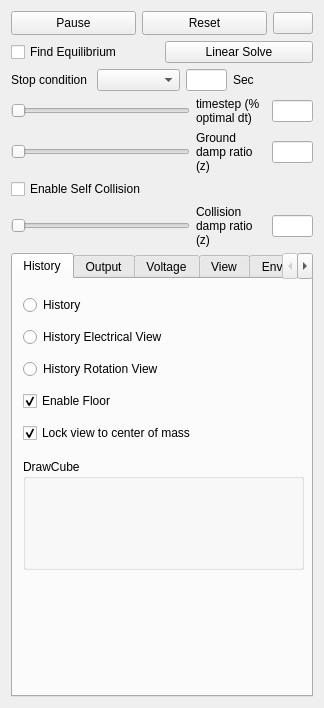
<?xml version="1.0" encoding="UTF-8"?>
<ui version="4.0">
 <class>PhysicsDialog</class>
 <widget class="QWidget" name="PhysicsDialog">
  <property name="geometry">
   <rect>
    <x>0</x>
    <y>0</y>
    <width>324</width>
    <height>708</height>
   </rect>
  </property>
  <property name="windowTitle">
   <string>Form</string>
  </property>
  <layout class="QVBoxLayout" name="verticalLayout_6">
   <item>
    <layout class="QHBoxLayout" name="horizontalLayout_6">
     <item>
      <widget class="QPushButton" name="PauseButton">
       <property name="minimumSize">
        <size>
         <width>0</width>
         <height>24</height>
        </size>
       </property>
       <property name="text">
        <string>Pause</string>
       </property>
      </widget>
     </item>
     <item>
      <widget class="QPushButton" name="ResetButton">
       <property name="minimumSize">
        <size>
         <width>0</width>
         <height>24</height>
        </size>
       </property>
       <property name="text">
        <string>Reset</string>
       </property>
      </widget>
     </item>
     <item>
      <widget class="QPushButton" name="RecordButton">
       <property name="sizePolicy">
        <sizepolicy hsizetype="Fixed" vsizetype="Fixed">
         <horstretch>0</horstretch>
         <verstretch>0</verstretch>
        </sizepolicy>
       </property>
       <property name="text">
        <string/>
       </property>
       <property name="icon">
        <iconset resource="../../VoxCad.qrc">
         <normaloff>:/Icons/assets/Icons/Record.png</normaloff>:/Icons/assets/Icons/Record.png</iconset>
       </property>
       <property name="checkable">
        <bool>true</bool>
       </property>
      </widget>
     </item>
    </layout>
   </item>
   <item>
    <layout class="QHBoxLayout" name="horizontalLayout_16">
     <item>
      <widget class="QCheckBox" name="UseEquilibriumCheck">
       <property name="toolTip">
        <string>Accelerates the simulation to find the equilibrium position quickly</string>
       </property>
       <property name="text">
        <string>Find Equilibrium</string>
       </property>
      </widget>
     </item>
     <item>
      <widget class="QPushButton" name="SolveButton">
       <property name="text">
        <string>Linear Solve</string>
       </property>
      </widget>
     </item>
    </layout>
   </item>
   <item>
    <layout class="QHBoxLayout" name="horizontalLayout_15">
     <item>
      <widget class="QLabel" name="label_11">
       <property name="sizePolicy">
        <sizepolicy hsizetype="Preferred" vsizetype="Preferred">
         <horstretch>0</horstretch>
         <verstretch>0</verstretch>
        </sizepolicy>
       </property>
       <property name="minimumSize">
        <size>
         <width>0</width>
         <height>0</height>
        </size>
       </property>
       <property name="maximumSize">
        <size>
         <width>80</width>
         <height>16777215</height>
        </size>
       </property>
       <property name="toolTip">
        <string>Percent of optimal timestep to run at. [0-1.0+]
Greater values speed up the simulation, but &gt;1.0
can be unstable.</string>
       </property>
       <property name="text">
        <string>Stop condition</string>
       </property>
       <property name="wordWrap">
        <bool>true</bool>
       </property>
      </widget>
     </item>
     <item>
      <widget class="QComboBox" name="StopSelectCombo">
       <property name="toolTip">
        <string>Sets a condition for auto-stopping the simulation</string>
       </property>
      </widget>
     </item>
     <item>
      <widget class="QLineEdit" name="StopValueEdit">
       <property name="enabled">
        <bool>true</bool>
       </property>
       <property name="sizePolicy">
        <sizepolicy hsizetype="Fixed" vsizetype="Fixed">
         <horstretch>0</horstretch>
         <verstretch>0</verstretch>
        </sizepolicy>
       </property>
       <property name="minimumSize">
        <size>
         <width>41</width>
         <height>0</height>
        </size>
       </property>
       <property name="maximumSize">
        <size>
         <width>41</width>
         <height>16777215</height>
        </size>
       </property>
       <property name="acceptDrops">
        <bool>false</bool>
       </property>
       <property name="toolTip">
        <string>The value of selected auto-stopping condition to trigger a stop.</string>
       </property>
      </widget>
     </item>
     <item>
      <widget class="QLabel" name="StopValueLabel">
       <property name="sizePolicy">
        <sizepolicy hsizetype="Preferred" vsizetype="Preferred">
         <horstretch>0</horstretch>
         <verstretch>0</verstretch>
        </sizepolicy>
       </property>
       <property name="minimumSize">
        <size>
         <width>0</width>
         <height>0</height>
        </size>
       </property>
       <property name="maximumSize">
        <size>
         <width>80</width>
         <height>16777215</height>
        </size>
       </property>
       <property name="toolTip">
        <string>Percent of optimal timestep to run at. [0-1.0+]
Greater values speed up the simulation, but &gt;1.0
can be unstable.</string>
       </property>
       <property name="text">
        <string>Sec</string>
       </property>
       <property name="wordWrap">
        <bool>true</bool>
       </property>
      </widget>
     </item>
    </layout>
   </item>
   <item>
    <layout class="QHBoxLayout" name="horizontalLayout_3">
     <item>
      <widget class="QSlider" name="dtSlider">
       <property name="sizePolicy">
        <sizepolicy hsizetype="Expanding" vsizetype="Fixed">
         <horstretch>0</horstretch>
         <verstretch>0</verstretch>
        </sizepolicy>
       </property>
       <property name="minimumSize">
        <size>
         <width>120</width>
         <height>0</height>
        </size>
       </property>
       <property name="toolTip">
        <string>Percent of optimal timestep to run at. [0-1.0+]
Greater values speed up the simulation, but &gt;1.0
can be unstable.</string>
       </property>
       <property name="maximum">
        <number>100</number>
       </property>
       <property name="singleStep">
        <number>1</number>
       </property>
       <property name="orientation">
        <enum>Qt::Horizontal</enum>
       </property>
      </widget>
     </item>
     <item>
      <widget class="QLabel" name="label">
       <property name="sizePolicy">
        <sizepolicy hsizetype="Preferred" vsizetype="Preferred">
         <horstretch>0</horstretch>
         <verstretch>0</verstretch>
        </sizepolicy>
       </property>
       <property name="minimumSize">
        <size>
         <width>70</width>
         <height>0</height>
        </size>
       </property>
       <property name="maximumSize">
        <size>
         <width>80</width>
         <height>16777215</height>
        </size>
       </property>
       <property name="toolTip">
        <string>Percent of optimal timestep to run at. [0-1.0+]
Greater values speed up the simulation, but &gt;1.0
can be unstable.</string>
       </property>
       <property name="text">
        <string>timestep (%  optimal dt)</string>
       </property>
       <property name="wordWrap">
        <bool>true</bool>
       </property>
      </widget>
     </item>
     <item>
      <widget class="QLineEdit" name="dtEdit">
       <property name="enabled">
        <bool>true</bool>
       </property>
       <property name="sizePolicy">
        <sizepolicy hsizetype="Fixed" vsizetype="Fixed">
         <horstretch>0</horstretch>
         <verstretch>0</verstretch>
        </sizepolicy>
       </property>
       <property name="minimumSize">
        <size>
         <width>41</width>
         <height>0</height>
        </size>
       </property>
       <property name="maximumSize">
        <size>
         <width>41</width>
         <height>16777215</height>
        </size>
       </property>
       <property name="acceptDrops">
        <bool>false</bool>
       </property>
       <property name="toolTip">
        <string>Percent of optimal timestep to run at. [0-1.0+]
Greater values speed up the simulation, but &gt;1.0
can be unstable.</string>
       </property>
      </widget>
     </item>
    </layout>
   </item>
   <item>
    <layout class="QHBoxLayout" name="horizontalLayout_9">
     <item>
      <widget class="QSlider" name="GNDDampSlider">
       <property name="sizePolicy">
        <sizepolicy hsizetype="Expanding" vsizetype="Fixed">
         <horstretch>0</horstretch>
         <verstretch>0</verstretch>
        </sizepolicy>
       </property>
       <property name="minimumSize">
        <size>
         <width>120</width>
         <height>0</height>
        </size>
       </property>
       <property name="toolTip">
        <string>Damping ratio relative to ground [0-0.1+].
0 represents a vacuum, larger values
represent a more viscous fluid environment.</string>
       </property>
       <property name="maximum">
        <number>100</number>
       </property>
       <property name="singleStep">
        <number>1</number>
       </property>
       <property name="orientation">
        <enum>Qt::Horizontal</enum>
       </property>
      </widget>
     </item>
     <item>
      <widget class="QLabel" name="label_9">
       <property name="minimumSize">
        <size>
         <width>70</width>
         <height>0</height>
        </size>
       </property>
       <property name="maximumSize">
        <size>
         <width>80</width>
         <height>16777215</height>
        </size>
       </property>
       <property name="toolTip">
        <string>Damping ratio relative to ground [0-0.1+].
0 represents a vacuum, larger values
represent a more viscous fluid environment.</string>
       </property>
       <property name="text">
        <string>Ground damp ratio (z)</string>
       </property>
       <property name="wordWrap">
        <bool>true</bool>
       </property>
       <property name="indent">
        <number>-2</number>
       </property>
      </widget>
     </item>
     <item>
      <widget class="QLineEdit" name="GNDDampEdit">
       <property name="enabled">
        <bool>true</bool>
       </property>
       <property name="sizePolicy">
        <sizepolicy hsizetype="Fixed" vsizetype="Fixed">
         <horstretch>0</horstretch>
         <verstretch>0</verstretch>
        </sizepolicy>
       </property>
       <property name="minimumSize">
        <size>
         <width>41</width>
         <height>0</height>
        </size>
       </property>
       <property name="maximumSize">
        <size>
         <width>41</width>
         <height>16777215</height>
        </size>
       </property>
       <property name="toolTip">
        <string>Damping ratio relative to ground [0-0.1+].
0 represents a vacuum, larger values
represent a more viscous fluid environment.</string>
       </property>
      </widget>
     </item>
    </layout>
   </item>
   <item>
    <widget class="QCheckBox" name="UseSelfColCheck">
     <property name="toolTip">
      <string>Prevents self penetration when enabled.</string>
     </property>
     <property name="text">
      <string>Enable Self Collision</string>
     </property>
    </widget>
   </item>
   <item>
    <layout class="QHBoxLayout" name="horizontalLayout_7">
     <item>
      <widget class="QSlider" name="ColDampSlider">
       <property name="sizePolicy">
        <sizepolicy hsizetype="Expanding" vsizetype="Fixed">
         <horstretch>0</horstretch>
         <verstretch>0</verstretch>
        </sizepolicy>
       </property>
       <property name="minimumSize">
        <size>
         <width>120</width>
         <height>0</height>
        </size>
       </property>
       <property name="toolTip">
        <string>Damping ratio of collisions [0-2+].
Low values make elastic (bouncy) collisions, higher values
make inelastic (dead) collisions. 1.0 is critically damped.</string>
       </property>
       <property name="maximum">
        <number>100</number>
       </property>
       <property name="singleStep">
        <number>1</number>
       </property>
       <property name="orientation">
        <enum>Qt::Horizontal</enum>
       </property>
      </widget>
     </item>
     <item>
      <widget class="QLabel" name="label_7">
       <property name="minimumSize">
        <size>
         <width>70</width>
         <height>0</height>
        </size>
       </property>
       <property name="maximumSize">
        <size>
         <width>70</width>
         <height>16777215</height>
        </size>
       </property>
       <property name="toolTip">
        <string>Damping ratio of collisions [0-2+].
Low values make elastic (bouncy) collisions, higher values
make inelastic (dead) collisions. 1.0 is critically damped.</string>
       </property>
       <property name="text">
        <string>Collision damp ratio (z)</string>
       </property>
       <property name="wordWrap">
        <bool>true</bool>
       </property>
       <property name="indent">
        <number>-2</number>
       </property>
      </widget>
     </item>
     <item>
      <widget class="QLineEdit" name="ColDampEdit">
       <property name="enabled">
        <bool>true</bool>
       </property>
       <property name="sizePolicy">
        <sizepolicy hsizetype="Fixed" vsizetype="Fixed">
         <horstretch>0</horstretch>
         <verstretch>0</verstretch>
        </sizepolicy>
       </property>
       <property name="minimumSize">
        <size>
         <width>41</width>
         <height>0</height>
        </size>
       </property>
       <property name="maximumSize">
        <size>
         <width>41</width>
         <height>16777215</height>
        </size>
       </property>
       <property name="toolTip">
        <string>Damping ratio of collisions [0-2+].
Low values make elastic (bouncy) collisions, higher values
make inelastic (dead) collisions. 1.0 is critically damped.</string>
       </property>
      </widget>
     </item>
    </layout>
   </item>
   <item>
    <widget class="QTabWidget" name="PhysTabWidget">
     <property name="toolTip">
      <string>Options</string>
     </property>
     <property name="tabPosition">
      <enum>QTabWidget::North</enum>
     </property>
     <property name="currentIndex">
      <number>0</number>
     </property>
     <widget class="QWidget" name="tab">
      <attribute name="title">
       <string>History</string>
      </attribute>
      <widget class="QWidget" name="verticalLayoutWidget">
       <property name="geometry">
        <rect>
         <x>10</x>
         <y>10</y>
         <width>281</width>
         <height>161</height>
        </rect>
       </property>
       <layout class="QVBoxLayout" name="verticalLayout_13">
        <item>
         <widget class="QRadioButton" name="ViewHistoryRadio">
          <property name="text">
           <string>History</string>
          </property>
         </widget>
        </item>
        <item>
         <widget class="QRadioButton" name="ViewHistoryElectricalRadio">
          <property name="text">
           <string>History Electrical View</string>
          </property>
         </widget>
        </item>
        <item>
         <widget class="QRadioButton" name="ViewHistoryRotationRadio">
          <property name="text">
           <string>History Rotation View</string>
          </property>
         </widget>
        </item>
        <item>
         <widget class="QCheckBox" name="UseFloorCheck">
          <property name="toolTip">
           <string>Enables a flat floor.</string>
          </property>
          <property name="text">
           <string>Enable Floor</string>
          </property>
          <property name="checked">
           <bool>true</bool>
          </property>
         </widget>
        </item>
        <item>
         <widget class="QCheckBox" name="CoMCheck">
          <property name="text">
           <string>Lock view to center of mass</string>
          </property>
          <property name="checked">
           <bool>true</bool>
          </property>
         </widget>
        </item>
       </layout>
      </widget>
      <widget class="QGroupBox" name="groupBox_2">
       <property name="geometry">
        <rect>
         <x>10</x>
         <y>180</y>
         <width>281</width>
         <height>111</height>
        </rect>
       </property>
       <property name="title">
        <string>DrawCube</string>
       </property>
      </widget>
     </widget>
     <widget class="QWidget" name="Output">
      <attribute name="title">
       <string>Output</string>
      </attribute>
      <layout class="QVBoxLayout" name="verticalLayout_4">
       <item>
        <widget class="QTextEdit" name="OutText"/>
       </item>
      </layout>
     </widget>
     <widget class="QWidget" name="tab_2">
      <attribute name="title">
       <string>Voltage</string>
      </attribute>
      <widget class="QGroupBox" name="groupBox">
       <property name="geometry">
        <rect>
         <x>10</x>
         <y>10</y>
         <width>271</width>
         <height>141</height>
        </rect>
       </property>
       <property name="title">
        <string>Voltage</string>
       </property>
       <widget class="QCustomPlot" name="voltagePlot" native="true">
        <property name="geometry">
         <rect>
          <x>0</x>
          <y>20</y>
          <width>271</width>
          <height>121</height>
         </rect>
        </property>
       </widget>
      </widget>
     </widget>
     <widget class="QWidget" name="View">
      <attribute name="title">
       <string>View</string>
      </attribute>
      <layout class="QVBoxLayout" name="verticalLayout_11">
       <property name="spacing">
        <number>2</number>
       </property>
       <property name="topMargin">
        <number>3</number>
       </property>
       <property name="bottomMargin">
        <number>3</number>
       </property>
       <item>
        <widget class="QGroupBox" name="DisplayBox">
         <property name="title">
          <string>Display</string>
         </property>
         <layout class="QHBoxLayout" name="horizontalLayout_12">
          <property name="spacing">
           <number>2</number>
          </property>
          <property name="topMargin">
           <number>3</number>
          </property>
          <property name="bottomMargin">
           <number>3</number>
          </property>
          <item>
           <widget class="QRadioButton" name="DispDisableRadio">
            <property name="text">
             <string>Disable</string>
            </property>
           </widget>
          </item>
          <item>
           <widget class="QRadioButton" name="DispVoxelsRadio">
            <property name="text">
             <string>Voxels</string>
            </property>
           </widget>
          </item>
          <item>
           <widget class="QRadioButton" name="DispConnRadio">
            <property name="text">
             <string>Connections</string>
            </property>
           </widget>
          </item>
         </layout>
        </widget>
       </item>
       <item>
        <widget class="QGroupBox" name="ViewOptionsGroup">
         <property name="title">
          <string>View Options</string>
         </property>
         <layout class="QHBoxLayout" name="horizontalLayout_14">
          <property name="spacing">
           <number>2</number>
          </property>
          <property name="topMargin">
           <number>3</number>
          </property>
          <property name="bottomMargin">
           <number>3</number>
          </property>
          <item>
           <layout class="QVBoxLayout" name="verticalLayout_9">
            <item>
             <widget class="QRadioButton" name="ViewDiscreteRadio">
              <property name="text">
               <string>Discrete</string>
              </property>
             </widget>
            </item>
            <item>
             <widget class="QRadioButton" name="ViewDeformedRadio">
              <property name="text">
               <string>Deformed</string>
              </property>
             </widget>
            </item>
            <item>
             <widget class="QRadioButton" name="ViewSmoothRadio">
              <property name="text">
               <string>Smooth</string>
              </property>
             </widget>
            </item>
           </layout>
          </item>
          <item>
           <layout class="QVBoxLayout" name="verticalLayout_7">
            <item>
             <widget class="QCheckBox" name="ForcesCheck">
              <property name="toolTip">
               <string>Internal forces (currently disabled)</string>
              </property>
              <property name="text">
               <string>Forces</string>
              </property>
             </widget>
            </item>
            <item>
             <widget class="QCheckBox" name="LocalCoordCheck">
              <property name="toolTip">
               <string>Origin and axes of each voxel.</string>
              </property>
              <property name="text">
               <string>Local Coords</string>
              </property>
             </widget>
            </item>
           </layout>
          </item>
         </layout>
        </widget>
       </item>
       <item>
        <widget class="QGroupBox" name="ColorGroup">
         <property name="title">
          <string>Color</string>
         </property>
         <layout class="QHBoxLayout" name="horizontalLayout_11">
          <property name="spacing">
           <number>2</number>
          </property>
          <property name="topMargin">
           <number>3</number>
          </property>
          <property name="bottomMargin">
           <number>3</number>
          </property>
          <item>
           <layout class="QVBoxLayout" name="verticalLayout_10">
            <item>
             <widget class="QRadioButton" name="TypeRadio">
              <property name="toolTip">
               <string>Material color</string>
              </property>
              <property name="text">
               <string>Type</string>
              </property>
             </widget>
            </item>
            <item>
             <widget class="QRadioButton" name="KineticERadio">
              <property name="toolTip">
               <string>Internal material strain</string>
              </property>
              <property name="text">
               <string>Kinetic Energy</string>
              </property>
             </widget>
            </item>
            <item>
             <widget class="QRadioButton" name="DisplacementRadio">
              <property name="toolTip">
               <string>Distance from starting point of each voxel</string>
              </property>
              <property name="text">
               <string>Displacement</string>
              </property>
             </widget>
            </item>
            <item>
             <widget class="QRadioButton" name="StateRadio">
              <property name="toolTip">
               <string>White is unyielded, yellow is yielded, red is broken.</string>
              </property>
              <property name="text">
               <string>State</string>
              </property>
             </widget>
            </item>
           </layout>
          </item>
          <item>
           <layout class="QVBoxLayout" name="verticalLayout_8">
            <property name="spacing">
             <number>1</number>
            </property>
            <item>
             <widget class="QRadioButton" name="StrainERadio">
              <property name="toolTip">
               <string>Internal material strain</string>
              </property>
              <property name="text">
               <string>Strain Energy</string>
              </property>
             </widget>
            </item>
            <item>
             <widget class="QRadioButton" name="StressRadio">
              <property name="toolTip">
               <string>Internal material stress</string>
              </property>
              <property name="text">
               <string>Engineering
Stress</string>
              </property>
             </widget>
            </item>
            <item>
             <widget class="QRadioButton" name="StrainRadio">
              <property name="toolTip">
               <string>Internal material strain</string>
              </property>
              <property name="text">
               <string>Engineering
Strain</string>
              </property>
             </widget>
            </item>
            <item>
             <widget class="QRadioButton" name="PressureRadio">
              <property name="text">
               <string>Pressure</string>
              </property>
             </widget>
            </item>
           </layout>
          </item>
         </layout>
        </widget>
       </item>
       <item>
        <spacer name="verticalSpacer_2">
         <property name="orientation">
          <enum>Qt::Vertical</enum>
         </property>
         <property name="sizeHint" stdset="0">
          <size>
           <width>20</width>
           <height>40</height>
          </size>
         </property>
        </spacer>
       </item>
      </layout>
     </widget>
     <widget class="QWidget" name="Environment">
      <attribute name="title">
       <string>Environment</string>
      </attribute>
      <layout class="QVBoxLayout" name="verticalLayout_5">
       <property name="spacing">
        <number>2</number>
       </property>
       <property name="topMargin">
        <number>3</number>
       </property>
       <property name="bottomMargin">
        <number>3</number>
       </property>
       <item>
        <widget class="QCheckBox" name="UseTempCheck">
         <property name="toolTip">
          <string>Enables temperature changes.
Affects the size of each voxel according to its CTE.</string>
         </property>
         <property name="text">
          <string>Enable Temperature</string>
         </property>
        </widget>
       </item>
       <item>
        <layout class="QHBoxLayout" name="horizontalLayout_4">
         <item>
          <widget class="QSlider" name="TempSlider">
           <property name="toolTip">
            <string>Current environment temperature.
Base (no expansion) is 25°.</string>
           </property>
           <property name="maximum">
            <number>100</number>
           </property>
           <property name="singleStep">
            <number>1</number>
           </property>
           <property name="orientation">
            <enum>Qt::Horizontal</enum>
           </property>
          </widget>
         </item>
         <item>
          <widget class="QLabel" name="label_5">
           <property name="text">
            <string>Temp (°C)</string>
           </property>
          </widget>
         </item>
         <item>
          <widget class="QLineEdit" name="TempEdit">
           <property name="enabled">
            <bool>true</bool>
           </property>
           <property name="sizePolicy">
            <sizepolicy hsizetype="Fixed" vsizetype="Fixed">
             <horstretch>0</horstretch>
             <verstretch>0</verstretch>
            </sizepolicy>
           </property>
           <property name="minimumSize">
            <size>
             <width>41</width>
             <height>0</height>
            </size>
           </property>
           <property name="maximumSize">
            <size>
             <width>41</width>
             <height>16777215</height>
            </size>
           </property>
          </widget>
         </item>
        </layout>
       </item>
       <item>
        <widget class="QCheckBox" name="VaryTempCheck">
         <property name="toolTip">
          <string>Periodically varies the environment temperature when enabled.</string>
         </property>
         <property name="text">
          <string>Vary Temperature</string>
         </property>
        </widget>
       </item>
       <item>
        <layout class="QHBoxLayout" name="horizontalLayout_8">
         <item>
          <widget class="QSlider" name="TempPerSlider">
           <property name="toolTip">
            <string>Period of temperature variation in environment.</string>
           </property>
           <property name="maximum">
            <number>100</number>
           </property>
           <property name="singleStep">
            <number>1</number>
           </property>
           <property name="orientation">
            <enum>Qt::Horizontal</enum>
           </property>
          </widget>
         </item>
         <item>
          <widget class="QLabel" name="label_8">
           <property name="text">
            <string>Period (sec)</string>
           </property>
          </widget>
         </item>
         <item>
          <widget class="QLineEdit" name="TempPerEdit">
           <property name="enabled">
            <bool>true</bool>
           </property>
           <property name="sizePolicy">
            <sizepolicy hsizetype="Fixed" vsizetype="Fixed">
             <horstretch>0</horstretch>
             <verstretch>0</verstretch>
            </sizepolicy>
           </property>
           <property name="minimumSize">
            <size>
             <width>41</width>
             <height>0</height>
            </size>
           </property>
           <property name="maximumSize">
            <size>
             <width>41</width>
             <height>16777215</height>
            </size>
           </property>
          </widget>
         </item>
        </layout>
       </item>
       <item>
        <widget class="QCheckBox" name="UseGravCheck">
         <property name="toolTip">
          <string>Enables gravitational acceleration.</string>
         </property>
         <property name="text">
          <string>Enable Gravity</string>
         </property>
        </widget>
       </item>
       <item>
        <layout class="QHBoxLayout" name="horizontalLayout_5">
         <item>
          <widget class="QSlider" name="GravSlider">
           <property name="toolTip">
            <string>Gravitational acceleration (9.81 for earth).</string>
           </property>
           <property name="maximum">
            <number>100</number>
           </property>
           <property name="singleStep">
            <number>1</number>
           </property>
           <property name="orientation">
            <enum>Qt::Horizontal</enum>
           </property>
          </widget>
         </item>
         <item>
          <widget class="QLabel" name="label_6">
           <property name="text">
            <string>Grav (m/s²)</string>
           </property>
          </widget>
         </item>
         <item>
          <widget class="QLineEdit" name="GravEdit">
           <property name="enabled">
            <bool>true</bool>
           </property>
           <property name="sizePolicy">
            <sizepolicy hsizetype="Fixed" vsizetype="Fixed">
             <horstretch>0</horstretch>
             <verstretch>0</verstretch>
            </sizepolicy>
           </property>
           <property name="minimumSize">
            <size>
             <width>41</width>
             <height>0</height>
            </size>
           </property>
           <property name="maximumSize">
            <size>
             <width>41</width>
             <height>16777215</height>
            </size>
           </property>
          </widget>
         </item>
        </layout>
       </item>
       <item>
        <spacer name="verticalSpacer">
         <property name="orientation">
          <enum>Qt::Vertical</enum>
         </property>
         <property name="sizeHint" stdset="0">
          <size>
           <width>20</width>
           <height>191</height>
          </size>
         </property>
        </spacer>
       </item>
      </layout>
     </widget>
     <widget class="QWidget" name="Trace">
      <attribute name="title">
       <string>Trace</string>
      </attribute>
      <layout class="QVBoxLayout" name="verticalLayout_3">
       <item>
        <layout class="QHBoxLayout" name="horizontalLayout_2">
         <item>
          <layout class="QVBoxLayout" name="verticalLayout_2">
           <item>
            <widget class="QComboBox" name="VariableCombo"/>
           </item>
           <item>
            <widget class="QLabel" name="label_2">
             <property name="text">
              <string>Plot Variable</string>
             </property>
            </widget>
           </item>
          </layout>
         </item>
         <item>
          <layout class="QVBoxLayout" name="verticalLayout">
           <item>
            <widget class="QComboBox" name="DirectionCombo"/>
           </item>
           <item>
            <widget class="QLabel" name="label_3">
             <property name="text">
              <string>Plot Direction</string>
             </property>
            </widget>
           </item>
          </layout>
         </item>
        </layout>
       </item>
       <item>
        <layout class="QHBoxLayout" name="horizontalLayout_10">
         <item>
          <spacer name="horizontalSpacer">
           <property name="orientation">
            <enum>Qt::Horizontal</enum>
           </property>
           <property name="sizeHint" stdset="0">
            <size>
             <width>40</width>
             <height>20</height>
            </size>
           </property>
          </spacer>
         </item>
         <item>
          <widget class="QCheckBox" name="LogEachCheck">
           <property name="text">
            <string>Log Every</string>
           </property>
          </widget>
         </item>
         <item>
          <widget class="QPushButton" name="SaveDataButton">
           <property name="text">
            <string>Save Data</string>
           </property>
          </widget>
         </item>
        </layout>
       </item>
      </layout>
     </widget>
     <widget class="QWidget" name="Other">
      <attribute name="title">
       <string>Other</string>
      </attribute>
      <layout class="QVBoxLayout" name="verticalLayout_12">
       <property name="spacing">
        <number>1</number>
       </property>
       <property name="leftMargin">
        <number>6</number>
       </property>
       <property name="topMargin">
        <number>3</number>
       </property>
       <property name="rightMargin">
        <number>6</number>
       </property>
       <property name="bottomMargin">
        <number>3</number>
       </property>
       <item>
        <layout class="QHBoxLayout" name="horizontalLayout">
         <item>
          <widget class="QSlider" name="BondDampSlider">
           <property name="sizePolicy">
            <sizepolicy hsizetype="Expanding" vsizetype="Fixed">
             <horstretch>0</horstretch>
             <verstretch>0</verstretch>
            </sizepolicy>
           </property>
           <property name="minimumSize">
            <size>
             <width>80</width>
             <height>0</height>
            </size>
           </property>
           <property name="toolTip">
            <string>Bulk material damping. [0-1.0]
Small values are more jiggly. 0.0 represents no damping
and is unstable, 1.0 is critical damping.</string>
           </property>
           <property name="maximum">
            <number>100</number>
           </property>
           <property name="singleStep">
            <number>1</number>
           </property>
           <property name="orientation">
            <enum>Qt::Horizontal</enum>
           </property>
          </widget>
         </item>
         <item>
          <widget class="QLabel" name="label_4">
           <property name="minimumSize">
            <size>
             <width>50</width>
             <height>0</height>
            </size>
           </property>
           <property name="maximumSize">
            <size>
             <width>50</width>
             <height>16777215</height>
            </size>
           </property>
           <property name="toolTip">
            <string>Bulk material damping. [0-1.0]
Small values are more jiggly. 0.0 represents no damping
and is unstable, 1.0 is critical damping.</string>
           </property>
           <property name="text">
            <string>Bulk damp ratio (z)</string>
           </property>
           <property name="wordWrap">
            <bool>true</bool>
           </property>
           <property name="indent">
            <number>-2</number>
           </property>
          </widget>
         </item>
         <item>
          <widget class="QLineEdit" name="BondDampEdit">
           <property name="enabled">
            <bool>true</bool>
           </property>
           <property name="sizePolicy">
            <sizepolicy hsizetype="Fixed" vsizetype="Fixed">
             <horstretch>0</horstretch>
             <verstretch>0</verstretch>
            </sizepolicy>
           </property>
           <property name="minimumSize">
            <size>
             <width>41</width>
             <height>0</height>
            </size>
           </property>
           <property name="maximumSize">
            <size>
             <width>41</width>
             <height>16777215</height>
            </size>
           </property>
           <property name="toolTip">
            <string>Bulk material damping. [0-1.0]
Small values are more jiggly. 0.0 represents no damping
and is unstable, 1.0 is critical damping.</string>
           </property>
          </widget>
         </item>
        </layout>
       </item>
       <item>
        <widget class="QCheckBox" name="UseMaxVelLimitCheck">
         <property name="toolTip">
          <string>Enforces a maximum velocity when enabled (rarely used).
Useful for highly unstable scenarios.</string>
         </property>
         <property name="text">
          <string>Enable Velocity Limit</string>
         </property>
        </widget>
       </item>
       <item>
        <layout class="QHBoxLayout" name="horizontalLayout_13">
         <item>
          <widget class="QSlider" name="MaxVelLimitSlider">
           <property name="sizePolicy">
            <sizepolicy hsizetype="Expanding" vsizetype="Fixed">
             <horstretch>0</horstretch>
             <verstretch>0</verstretch>
            </sizepolicy>
           </property>
           <property name="minimumSize">
            <size>
             <width>120</width>
             <height>0</height>
            </size>
           </property>
           <property name="toolTip">
            <string>Maximum voxel velocity.</string>
           </property>
           <property name="maximum">
            <number>100</number>
           </property>
           <property name="singleStep">
            <number>1</number>
           </property>
           <property name="orientation">
            <enum>Qt::Horizontal</enum>
           </property>
          </widget>
         </item>
         <item>
          <widget class="QLabel" name="label_10">
           <property name="minimumSize">
            <size>
             <width>70</width>
             <height>0</height>
            </size>
           </property>
           <property name="maximumSize">
            <size>
             <width>70</width>
             <height>16777215</height>
            </size>
           </property>
           <property name="text">
            <string>Maximum Voxel Velocity</string>
           </property>
           <property name="wordWrap">
            <bool>true</bool>
           </property>
           <property name="indent">
            <number>-2</number>
           </property>
          </widget>
         </item>
        </layout>
       </item>
       <item>
        <widget class="QCheckBox" name="UseVolumeEffectsCheck">
         <property name="text">
          <string>Enable Volume Effects</string>
         </property>
        </widget>
       </item>
       <item>
        <spacer name="verticalSpacer_3">
         <property name="orientation">
          <enum>Qt::Vertical</enum>
         </property>
         <property name="sizeHint" stdset="0">
          <size>
           <width>20</width>
           <height>363</height>
          </size>
         </property>
        </spacer>
       </item>
      </layout>
     </widget>
    </widget>
   </item>
  </layout>
 </widget>
 <customwidgets>
  <customwidget>
   <class>QCustomPlot</class>
   <extends>QWidget</extends>
   <header>qcustomplot.h</header>
   <container>1</container>
  </customwidget>
 </customwidgets>
 <resources>
  <include location="../../VoxCad.qrc"/>
 </resources>
 <connections/>
</ui>
